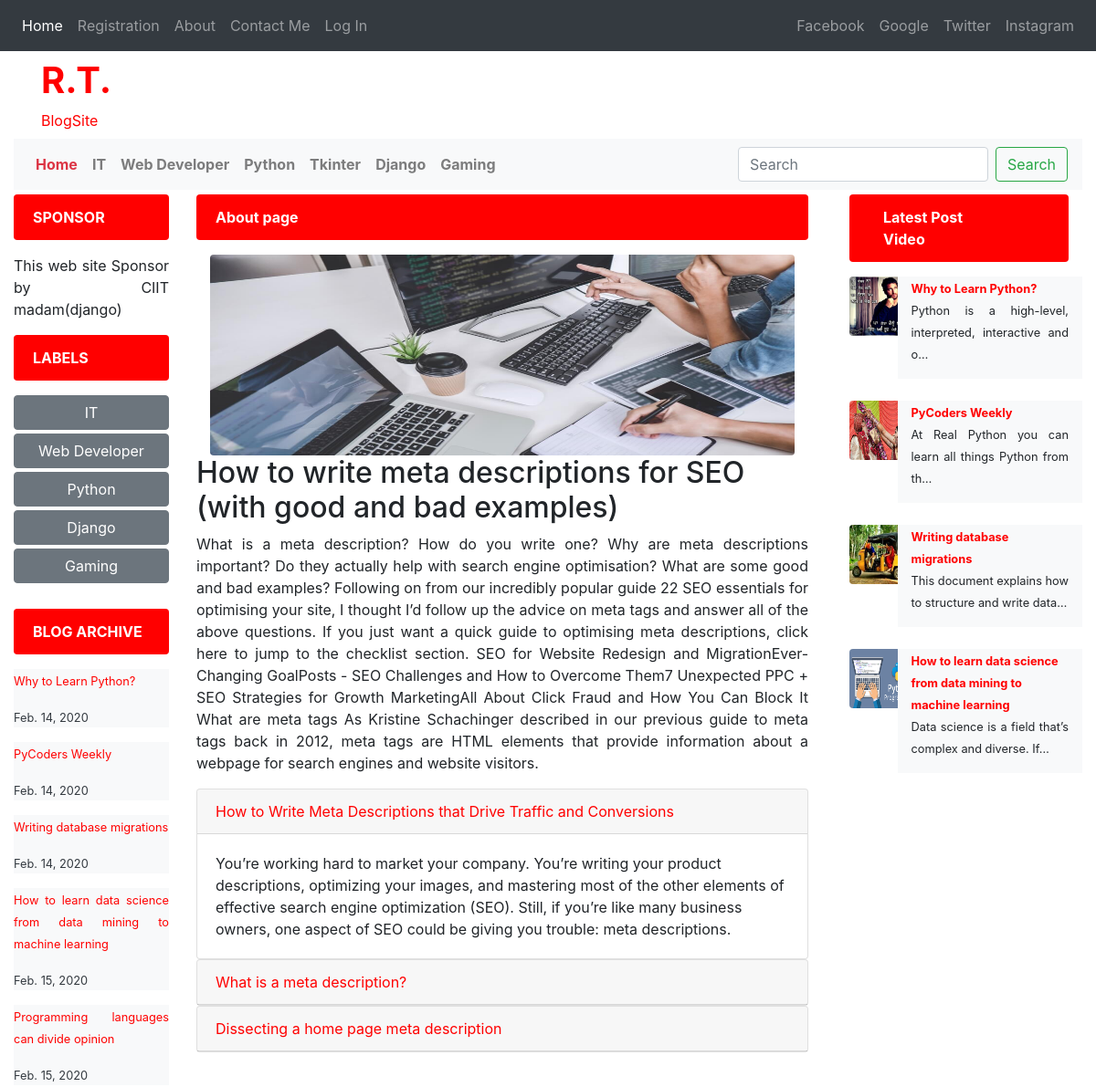
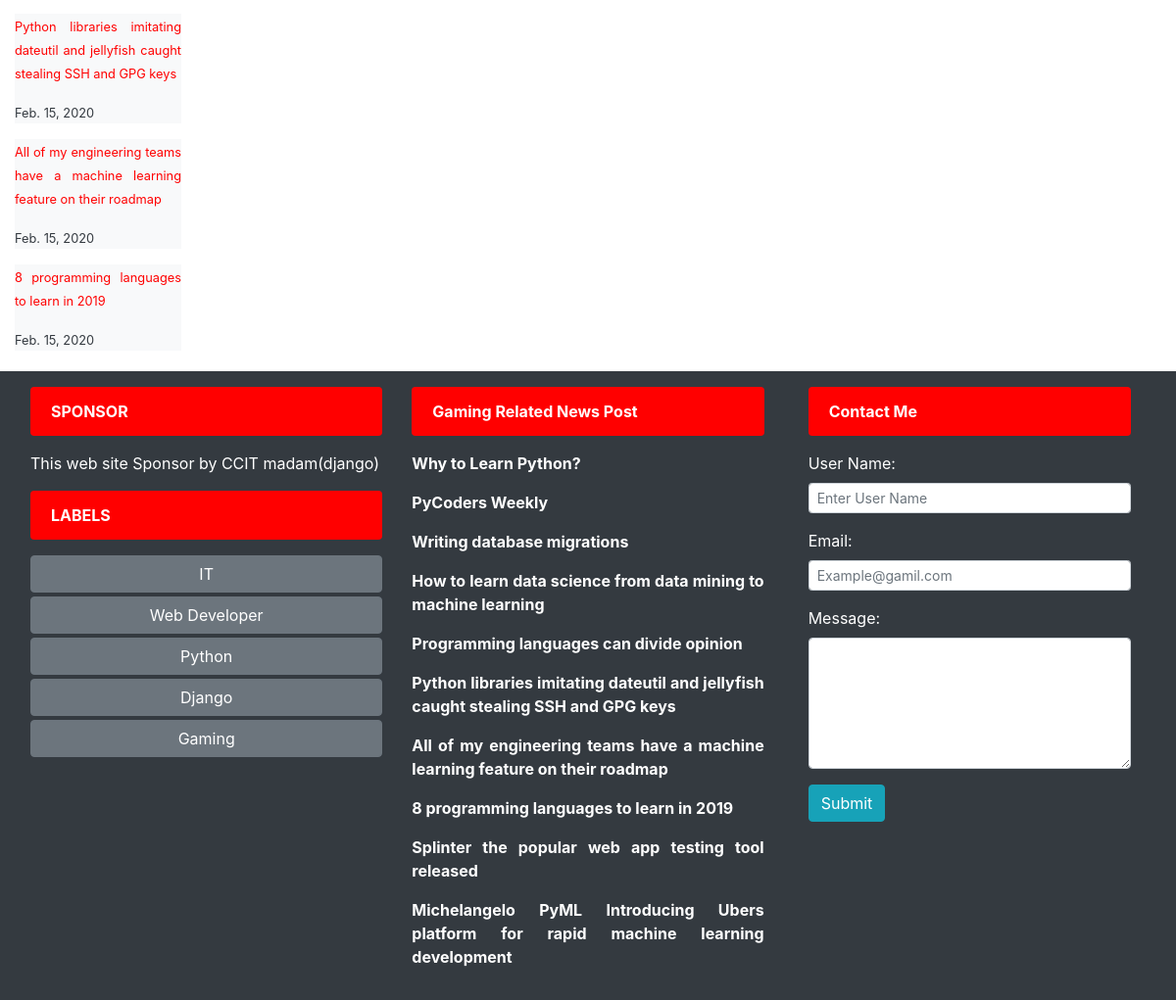
The page /about/ on the database its author committed (2 pictures, top to bottom).
### post/models.py (models this page shows, shortened)
class News(models.Model):
    news_id = models.AutoField(primary_key=True)
    title = models.CharField(max_length=100)
    heading0 = models.CharField(max_length=140)
    post0 = models.TextField()
    heading1 = models.CharField(max_length=140)
    post1 = models.TextField()
    pub_date = models.DateField()
    file_name = models.FileField(upload_to='image',default=0)
    def get_absolute_url(self):
     return f"/{self.title.replace(' ', '-')}/"

### post/views.py (the view)
# urls.py: path('about/', views.about, name='about'),
def about(request):
    news2 = News.objects.all()
    return render(request, 'about.html',{'news2':news2})

### post/templates/about.html (shortened to what this page needs)
{% extends 'linkfile.html' %}
{% block body %}
{% load static %}
<div class="col-sm-7">
    <div class="row">
        <div class="col-sm-12">
            <div class="alert colour_banner">
                <strong> About page</strong>
            </div>
            <div class="container-fluid mp-3">
                <img src="{% static 'imge/3.jpg' %}" alt="nature picture " width="100%" height="220" class="rounded">
            </div>
            <h2> How to write meta descriptions for SEO (with good and bad examples)</h2>
            <p>What is a meta description? How do you write one? Why are meta descriptions important? Do they actually help with search engine optimisation? What are some good and bad examples?
                Following on from our incredibly popular guide 22 SEO essentials for optimising your site, I thought I’d follow up the advice on meta tags and answer all of the above questions.
                If you just want a quick guide to optimising meta descriptions, click here to jump to the checklist section.
                SEO for Website Redesign and MigrationEver-Changing GoalPosts - SEO Challenges and How to Overcome Them7 Unexpected PPC + SEO Strategies for Growth MarketingAll About Click Fraud and How You Can Block It
                What are meta tags
                As Kristine Schachinger described in our previous guide to meta tags back in 2012, meta tags are HTML elements that provide information about a webpage for search engines and website visitors.
            </p>
            <div id="accordion">
                <div class="card">
                    <div class="card-header">
                        <a class="card-link" data-toggle="collapse" href="#collapseOne">
                            How to Write Meta Descriptions that Drive Traffic and Conversions
                        </a>
                    </div>
                    <div id="collapseOne" class="collapse show" data-parent="#accordion">
                        <div class="card-body">
                            You’re working hard to market your company.
                            You’re writing your product descriptions, optimizing your images, and mastering most of
                            the other elements of effective search engine optimization (SEO).
                            Still, if you’re like many business owners, one aspect of SEO could
                            be giving you trouble: meta descriptions.
                        </div>
                    </div>
                </div>
                <div class="card">
                    <div class="card-header">
                        <a class="collapsed card-link" data-toggle="collapse" href="#collapseTwo">
                            What is a meta description?                        </a>
                    </div>
                </div>
                <div class="card">
                    <div class="card-header">
                        <a class="collapsed card-link" data-toggle="collapse" href="#collapseThree">
                            Dissecting a home page meta description
                        </a>
                    </div>
                </div>
            </div>
        </div>
    </div>
        </div>
{% endblock %}

### post/templates/linkfile.html (shortened to what this page needs)
{% load static %}
<!doctype html>
<html lang="en">
<head>
    <link rel="stylesheet" href="{% static 'css/bootstrap.min.css'%}">
</head>
<body>
<header>
    <nav class="navbar navbar-expand-lg navbar-dark bg-dark">
        <div class="collapse navbar-collapse " id="navbarSupportedContent">
            <ul class="navbar-nav mr-auto">
                <li class="nav-item active">
                    <a class="nav-link" href="{% url 'home' %}" >Home</a>
                </li>
                <li class="nav-item ">
                    <a class="nav-link" href="{% url 'contact'%}">Registration</a>
                 </li>
                <li class="nav-item ">
                <a class="nav-link" href="{% url 'about'%}">About</a>
                </li>
                <li class="nav-item ">
                    <a class="nav-link" href="#contact_me">Contact Me</a>
                </li>
                {% if user.is_authenticated %}
                {% csrf_token %}
                <li class="nav-item ">
                    <a class="nav-link" href="{% url 'logout'%}">Log Out</a>
                </li>
                <li class="nav-item ">
                    <a class="nav-link" href="#">welcome {{request.user}}</a>
                </li>
                {% else %}
                <li class="nav-item ">
                    <a class="nav-link" href="{% url 'login'%}">Log In</a>
                </li>
                {% endif %}
            </ul>
        </div>
        <div class="collapse navbar-collapse" id="navbar-right">
            <ul class="navbar-nav ml-auto">
                <li class="nav-item">
                    <a href="#" class="nav-link">Facebook</a>
                </li>
                <li class="nav-item">
                    <a href="#" class="nav-link">Google</a>
                </li>
                <li class="nav-item">
                    <a href="#" class="nav-link">Twitter</a>
                </li>
                <li class="nav-item">
                    <a href="#" class="nav-link">Instagram</a>
                </li>
            </ul>
        </div>
    </nav>
</header>
<div class="container my-2" style="color:red;">
    <h1 ><strong>R.T. </strong></h1>BlogSite
</div>
<div class="container-fluid">
    <nav class="navbar navbar-expand-md navbar-light  bg-light">
        <div class="collapse navbar-collapse" id="navbarSupported">
            <ul class="navbar-nav mr-auto">
                <li class="nav-item">
                    <a class="nav-link text-danger " href="/"><strong>Home</strong></a>
                </li>
                <li class="nav-item {% block page/itactive %} {% endblock page/itactive %} ">
                    <a class="nav-link" href="/page/it"><strong>IT </strong></a>
                </li>
                <li class="nav-item {% block page/webdevloperactive %} {% endblock page/webdevloperactive %}">
                    <a class="nav-link" href="/page/webdevloper"><strong>Web Developer</strong></a>
                </li>
                <li class="nav-item {% block page/pythonactive %} {% endblock page/pythonactive %}">
                    <a class="nav-link" href="/page/python"><strong>Python</strong></a>
                </li>
                <li class="nav-item {% block page/tkinteractive %} {% endblock page/tkinteractive %}">
                    <a class="nav-link" href="/page/tkinter"><strong>Tkinter</strong></a>
                </li>
                <li class="nav-item {% block page/djangoactive %} {% endblock page/djangoactive %}">
                    <a class="nav-link" href="/page/django"><strong>Django</strong></a>
                </li>
                <li class="nav-item {% block page/gamingactive %} {% endblock page/gamingactive %}">
                    <a class="nav-link" href="/page/gaming"><strong>Gaming</strong></a>
                </li>
            </ul>
            <form method="get" action="/search" class="form-inline my-2 my-lg-0">
                <input class="form-control mr-sm-2" name="query" id="query" type="search" placeholder="Search" aria-label="Search">
                <button class="btn btn-outline-success my-2 my-sm-0" type="submit">Search</button>
            </form>
        </div>
    </nav>
</div>
<div class="container-fluid" style="margin-top:5px">
    <div class="row">
        <div class="col-sm-2">
            <div class=" alert  colour_banner">
                <strong>SPONSOR</strong>
            </div>
            <p>This web site Sponsor by CIIT madam(django)</p>
            <div  class="alert  colour_banner">
                <strong>LABELS</strong>
            </div>
            <a href="/page/it"><div type="button" class="btn btn-secondary btn-block my-1 btn-md">IT</div></a>
            <a href="/page/webdevloper"><div type="button" class="btn btn-secondary my-1 btn-block btn-md">Web Developer</div></a>
            <a href="/page/python"><div type="button" class="btn btn-secondary my-1 btn-block btn-md">Python</div></a>
            <a href="/page/django"> <div type="button" class="btn btn-secondary my-1 btn-block btn-md">Django</div></a>
            <a href="/page/gaming"> <div type="button" class="btn btn-secondary my-1 btn-block btn-md">Gaming</div></a><br>
            <div class="alert  colour_banner">
                <strong>BLOG ARCHIVE</strong>
            </div>
            {% for post in news2|slice:8 %}
            <div class="bg-light text-dark">
            <a href="{{k.get_absolute_url}}"><p><small>{{post.title}}</small></p></a>
            <p><small>{{post.pub_date}}</small></p>
            </div>
            {% endfor %}
        </div>
{% block body %} {% endblock %}
        <div class="col-sm-3">
            <div class="raw">
                <div class="col-sm-12">
                    <div class="alert colour_banner">
                        <a href="#"><span class="text-white p-3"><strong> Latest Post</strong></span></a>
                        <a href="#"><span class="text-white p-3"><strong> Video</strong></span></a>
                    </div>
                    {% for k in news2|slice:4 %}
                        <div class="row">
                            <div class="col-sm-3">
                                <div class="well">
                                    <img src="{{k.file_name.url}}" class="rounded" height="65" width="75" alt="Avatar">
                                </div>
                            </div>
                            <div class="col-sm-9 bg-light ">
                                <a href="{{k.get_absolute_url}}"><small><b>{{k.title}}</b></small></a>
                                <p><small>{{k.post0|truncatechars:55}}</small></p>
                            </div>
                        </div><br>
                    {% endfor %}
                </div>
            </div>
        </div>
    </div>
</div>
<footer class="container-fluid bg-dark text-white">
    <div class="container-fluid p-3" style="margin-top:5px">
        <div class="row">
            <div class="col-sm-4">
                <div class=" alert  colour_banner">
                    <strong>SPONSOR</strong>
                </div>
                <p>This web site Sponsor by CCIT madam(django)</p>
                <div  class="alert  colour_banner">
                    <strong>LABELS</strong>
                </div>
                <a href="/page/it"><div type="button" class="btn btn-secondary btn-block my-1 btn-md">IT</div></a>
                <a href="/page/webdevloper"><div type="button" class="btn btn-secondary my-1 btn-block btn-md">Web Developer</div></a>
                <a href="/page/python"><div type="button" class="btn btn-secondary my-1 btn-block btn-md">Python</div></a>
                <a href="/page/django"> <div type="button" class="btn btn-secondary my-1 btn-block btn-md">Django</div></a>
                <a href="/page/gaming"> <div type="button" class="btn btn-secondary my-1 btn-block btn-md">Gaming</div></a><br>
            </div>
            <div class="col-sm-4">
                <div class="row">
                    <div class="col-sm-12 ">
                        <div class="alert colour_banner">
                            <strong>Gaming Related News Post</strong>
                        </div>
                        {% for k in news2|slice:10 %}
                        <a href="{{k.get_absolute_url}}">
                            <strong><p class="text-white">{{k.title}} </p></strong>
                        </a>
                        {% endfor %}
                    </div>
                </div>
            </div>
            <div class="col-sm-4">
                <div class="raw">
                    <div class="col-sm-12">
                        <div  id="contact_me"  class="alert colour_banner">
                            <strong> Contact Me</strong>
                        </div>
                        <form  method="POST">
                            <div class="form-group ">
                                <label for="username">User Name:</label>
                                <input type="text" class="form-control form-control-sm" id="username"
                                       placeholder="Enter User Name" name="username" required>
                            </div>
                            <div class="form-group ">
                                <label for="uemail">Email:</label>
                                <input type="email" class="form-control form-control-sm" id="uemail"
                                       placeholder="Example@gamil.com" name="uemail" required>
                            </div>
                            <div class="form-group">
                                <label for="umessage">Message:</label>
                                <textarea name="umessage" id="umessage" class="form-control" rows='5' ></textarea>
                            </div>
                            <button type="submit" class="btn btn-info">Submit</button>
                        </form>
                    </div>
                </div>
            </div>
        </div>
    </div>
</footer>
</body>
</html>

### post/templates/linkfile.html (style rules this page uses)
a { text-decoration: none; color:red; }
p { text-align: justify; }
a:link { text-decoration: none; }
.colour_banner { color:white; background-color:red; }

### rows shown on the page
News: title "Why to Learn Python?", pub_date "Feb. 14, 2020", file_name (picture), post0 "Python is a high-level, interpreted, interactive and o…"
News: title "PyCoders Weekly", pub_date "Feb. 14, 2020", file_name (picture), post0 "At Real Python you can learn all things Python from th…"
News: title "Writing database migrations", pub_date "Feb. 14, 2020", file_name (picture), post0 "This document explains how to structure and write data…"
News: title "How to learn data science from data mining to machine learning", pub_date "Feb. 15, 2020", file_name (picture), post0 "Data science is a field that’s complex and diverse. If…"
News: title "Programming languages can divide opinion", pub_date "Feb. 15, 2020"
News: title "Python libraries imitating dateutil and jellyfish caught stealing SSH and GPG keys", pub_date "Feb. 15, 2020"
News: title "All of my engineering teams have a machine learning feature on their roadmap", pub_date "Feb. 15, 2020"
News: title "8 programming languages to learn in 2019", pub_date "Feb. 15, 2020"
News: title "Splinter the popular web app testing tool released"
News: title "Michelangelo PyML Introducing Ubers platform for rapid machine learning development"
